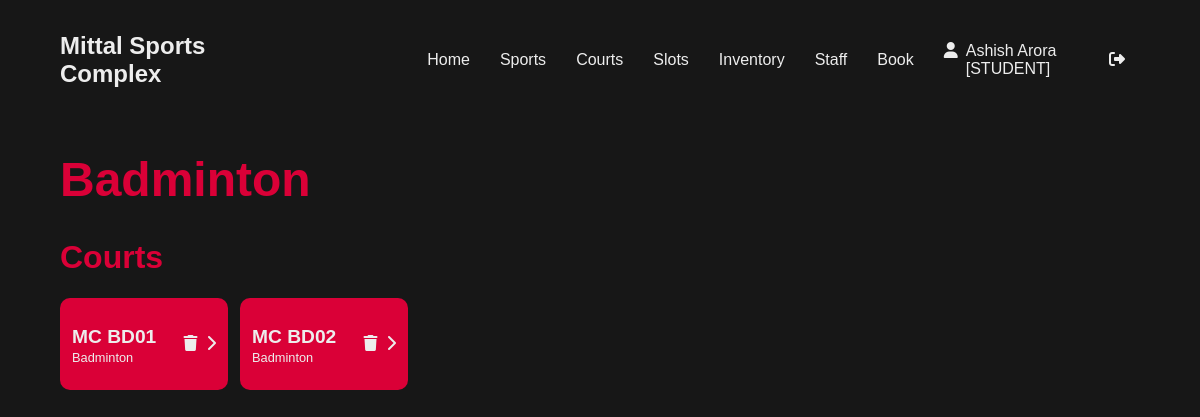
Screenshot of /viewsport/BAD (signed in) with the database file from the repository.
### Users/models.py (models this page shows, shortened)
class CustomUser(AbstractUser):
    username = models.CharField(max_length=11, primary_key=True)
    membershipcode = models.CharField(max_length=5, default="FREE")
    status = models.CharField(max_length=10, default="student")
    isAdmin = models.BooleanField(default=False)

### sports/models.py (models this page shows)
class Sports(models.Model):
    sportcode = models.CharField(primary_key=True, max_length=3, blank = False)
    name = models.CharField(max_length=25)
    def __str__(self):
        return self.name

### courts/models.py (models this page shows)
class Courts(models.Model):
    courtname = models.CharField(max_length=12)
    courtlocation = models.CharField(max_length=60)
    sport = models.ForeignKey(Sports, related_name="courts", on_delete=models.CASCADE, null = True, blank = True)
    membership_req = models.CharField(max_length=5)
    def __str__(self):
        return self.courtname

### sports/views.py (the view)
# urls.py: path('viewsport/<str:pk>', views.viewsport, name = 'viewsport')
@login_required(login_url='login')
def viewsport(request, pk):
    sport = Sports.objects.get(sportcode = pk)
    courts = Courts.objects.filter(sport = sport)
    context = {'courts':courts, 'sport':sport}
    return render(request, 'sports/sportdisplay.html', context)

### sports/templates/sports/sportdisplay.html (shortened to what this page needs)
{% extends 'main.html' %}
{% block content %}
<div class="container">
    <h1 class="subheading">{{sport}}</h1>
    <h1 class="subsubheading">Courts</h1>
    <div class = "courtmenu">
        {% if request.user.status == "staff" or request.user.isAdmin %}
        {% for court in courts %}
        <div class = "courtcard">
            <div>
                <h2>{{court}}</h2>
                <p>{{court.sport}}</p>
            </div>
            <div>
                <a href="../courts/{{court.id}}"><i class="fa-solid fa-trash"></i></a>
                <a href="../viewcourt/{{court.id}}"><i class="fa-solid fa-chevron-right"></i></a>
            </div>
        </div>
        {% endfor %}
        {% endif %}
    </div>
</div>
{% endblock %}

### templates/navbar.html
<div class = "navbar">
<div><a href="/"><h2>Mittal Sports Complex</h2></a></div>
{% if request.user.is_authenticated %}
<div>
    <div><a href="{% url 'landing' %}">Home</a></div>
    <div><a href="{% url 'updatesports' %}">Sports</a></div>
    <div><a href="{% url 'updatecourts' %}">Courts</a></div>
    {% if request.user.status == "staff" or request.user.isAdmin %}
    <div><a href="{% url 'updateslots' %}">Slots</a></div>
    <div><a href="{% url 'updateinventory' %}">Inventory</a></div>
    {% endif %}
    {% if request.user.isAdmin %}
    <div><a href="{% url 'assignstaff' %}">Staff</a></div>
    {% endif %}
    <div><a href="{% url 'updatebooking' %}">Book</a></div>
    <div style="border: none;"> <i class="fa fa-user" aria-hidden="true"></i> {{request.user.first_name}} {{request.user.last_name}} [{{request.user.status.upper}}]</div>
    <div><a href="{% url 'logout' %}"><i class="fa-solid fa-right-from-bracket" style="margin-right: 0;"></i></a></div>
</div>
{% else %}
<div>
    <div><a href="{% url 'login' %}">Login</a></div>
</div>
{% endif %}
</div>

### static/main.css (style rules this page uses)
.navbar { display: flex; height: 15vh; justify-content: space-between; }
.navbar * { margin: 0; }
body { margin: 0; height: 100vh; width: 100vw; max-width: 100%; background: rgb(23,23,23); color: #EDEDED; font-family: 'Gill Sans', 'Gill Sans MT', Calibri, 'Trebuchet MS', sans-serif; }
a { color: inherit; text-decoration: none; }
.navbar i { margin-right:8px; }
.navbar div { vertical-align: middle; margin: auto 5vw; padding: 5px 0; display: inline-flex; }
.navbar div div { margin: auto 15px; }
.container { max-width: 90vw; margin: auto 5vw; margin-top: 2vh; }
.subsubheading { font-size: 2rem; color: #DA0037; }
.subheading { font-size: 3rem; color: #DA0037; }
.courtmenu { width: 80vw; display: flex; }
.courtcard { width: 12vw; height: auto; background-color: #DA0037; border-radius: 10px; padding: 1.5vh 1vw; display: inline-flex; justify-content: space-between; align-items: center; margin-bottom: 1vh; margin-right: 1vw; }
.courtcard i { margin-left: 4px; }
.courtcard h2 { font-size: 1.2rem; margin: 2vh 0; margin-bottom: 0; }
.courtcard p { margin-top: 2px; font-size: 0.8rem; }

### rows the page displays
CustomUser: user.first_name "Ashish", user.last_name "Arora", user.status "STUDENT"
Sports: name "Badminton"
Courts: courtname "MC BD01", sport "Badminton"
Courts: courtname "MC BD02", sport "Badminton"
